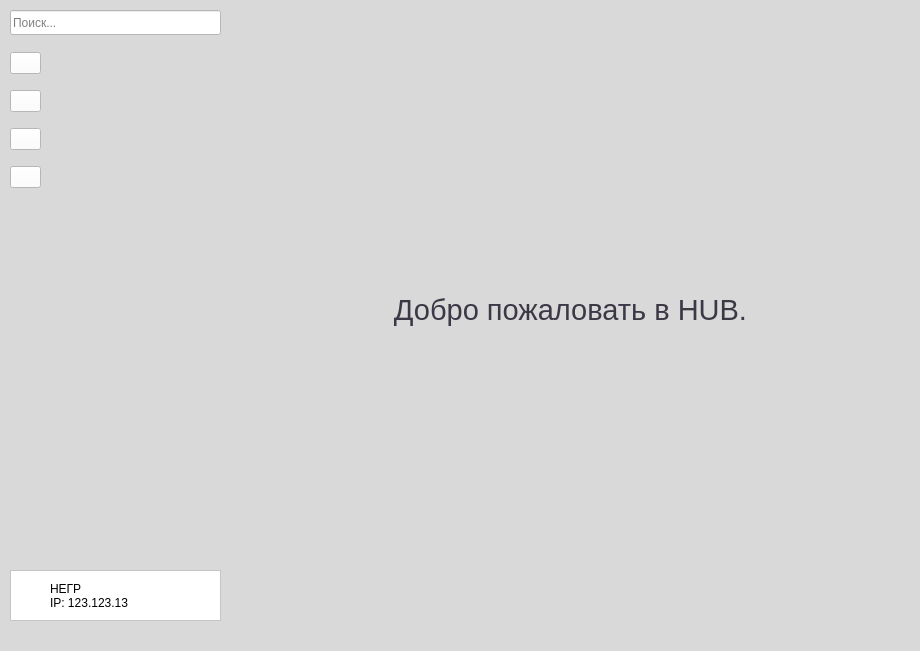
<?xml version="1.0" encoding="UTF-8"?>
<ui version="4.0">
 <class>MainWindow</class>
 <widget class="QMainWindow" name="MainWindow">
  <property name="geometry">
   <rect>
    <x>0</x>
    <y>0</y>
    <width>920</width>
    <height>651</height>
   </rect>
  </property>
  <property name="windowTitle">
   <string>MainHUB</string>
  </property>
  <property name="styleSheet">
   <string notr="true">background-color: rgb(217,217,217);</string>
  </property>
  <widget class="QWidget" name="centralwidget">
   <widget class="QLineEdit" name="lineEdit">
    <property name="geometry">
     <rect>
      <x>10</x>
      <y>10</y>
      <width>211</width>
      <height>25</height>
     </rect>
    </property>
    <property name="styleSheet">
     <string notr="true">color:grey;
background-color: rgb(255, 255, 255);</string>
    </property>
    <property name="text">
     <string>Поиск...</string>
    </property>
   </widget>
   <widget class="QLabel" name="label">
    <property name="geometry">
     <rect>
      <x>230</x>
      <y>200</y>
      <width>681</width>
      <height>221</height>
     </rect>
    </property>
    <property name="styleSheet">
     <string notr="true">color:rgb(61, 56, 70);</string>
    </property>
    <property name="text">
     <string>&lt;html&gt;&lt;head/&gt;&lt;body&gt;&lt;p align=&quot;center&quot;&gt;&lt;span style=&quot; font-size:22pt;&quot;&gt;Добро пожаловать в HUB.&lt;/span&gt;&lt;/p&gt;&lt;/body&gt;&lt;/html&gt;</string>
    </property>
   </widget>
   <widget class="QFrame" name="frame">
    <property name="geometry">
     <rect>
      <x>10</x>
      <y>570</y>
      <width>211</width>
      <height>51</height>
     </rect>
    </property>
    <property name="styleSheet">
     <string notr="true">background-color: rgb(255, 255, 255);</string>
    </property>
    <property name="frameShape">
     <enum>QFrame::StyledPanel</enum>
    </property>
    <property name="frameShadow">
     <enum>QFrame::Raised</enum>
    </property>
    <widget class="QLabel" name="label_2">
     <property name="geometry">
      <rect>
       <x>10</x>
       <y>6</y>
       <width>31</width>
       <height>41</height>
      </rect>
     </property>
     <property name="text">
      <string/>
     </property>
     <property name="pixmap">
      <pixmap resource="pythonProject/res--rc.qrc">:/icon/icons/person_FILL0_wght400_GRAD0_opsz24.svg</pixmap>
     </property>
    </widget>
    <widget class="QLabel" name="label_3">
     <property name="geometry">
      <rect>
       <x>40</x>
       <y>6</y>
       <width>161</width>
       <height>41</height>
      </rect>
     </property>
     <property name="styleSheet">
      <string notr="true">color:black;</string>
     </property>
     <property name="text">
      <string>&lt;html&gt;&lt;head/&gt;&lt;body&gt;&lt;p&gt;НЕГР&lt;br/&gt;IP: 123.123.13&lt;/p&gt;&lt;/body&gt;&lt;/html&gt;</string>
     </property>
    </widget>
   </widget>
   <widget class="QWidget" name="">
    <property name="geometry">
     <rect>
      <x>10</x>
      <y>40</y>
      <width>31</width>
      <height>161</height>
     </rect>
    </property>
    <layout class="QVBoxLayout" name="verticalLayout">
     <property name="spacing">
      <number>4</number>
     </property>
     <item>
      <widget class="QPushButton" name="pushButton">
       <property name="styleSheet">
        <string notr="true">background-color: rgb(255, 255, 255);</string>
       </property>
       <property name="text">
        <string/>
       </property>
       <property name="icon">
        <iconset resource="pythonProject/res--rc.qrc">
         <normaloff>:/icon/notifications_active_FILL0_wght400_GRAD0_opsz24.svg</normaloff>:/icon/notifications_active_FILL0_wght400_GRAD0_opsz24.svg</iconset>
       </property>
      </widget>
     </item>
     <item>
      <widget class="QPushButton" name="pushButton_2">
       <property name="styleSheet">
        <string notr="true">background-color: rgb(255, 255, 255);</string>
       </property>
       <property name="text">
        <string/>
       </property>
       <property name="icon">
        <iconset resource="pythonProject/res--rc.qrc">
         <normaloff>:/icon/group_FILL0_wght400_GRAD0_opsz24.svg</normaloff>:/icon/group_FILL0_wght400_GRAD0_opsz24.svg</iconset>
       </property>
      </widget>
     </item>
     <item>
      <widget class="QPushButton" name="pushButton_3">
       <property name="styleSheet">
        <string notr="true">background-color: rgb(255, 255, 255);</string>
       </property>
       <property name="text">
        <string/>
       </property>
       <property name="icon">
        <iconset resource="pythonProject/res--rc.qrc">
         <normaloff>:/icon/settings_FILL0_wght400_GRAD0_opsz24.svg</normaloff>:/icon/settings_FILL0_wght400_GRAD0_opsz24.svg</iconset>
       </property>
      </widget>
     </item>
     <item>
      <widget class="QPushButton" name="pushButton_4">
       <property name="styleSheet">
        <string notr="true">background-color: rgb(255, 255, 255);
</string>
       </property>
       <property name="text">
        <string/>
       </property>
       <property name="icon">
        <iconset resource="pythonProject/res--rc.qrc">
         <normaloff>:/icon/contrast_FILL0_wght400_GRAD0_opsz24.svg</normaloff>:/icon/contrast_FILL0_wght400_GRAD0_opsz24.svg</iconset>
       </property>
      </widget>
     </item>
    </layout>
   </widget>
  </widget>
  <widget class="QMenuBar" name="menubar">
   <property name="geometry">
    <rect>
     <x>0</x>
     <y>0</y>
     <width>920</width>
     <height>22</height>
    </rect>
   </property>
  </widget>
  <widget class="QStatusBar" name="statusbar"/>
 </widget>
 <resources>
  <include location="pythonProject/res--rc.qrc"/>
 </resources>
 <connections/>
</ui>
